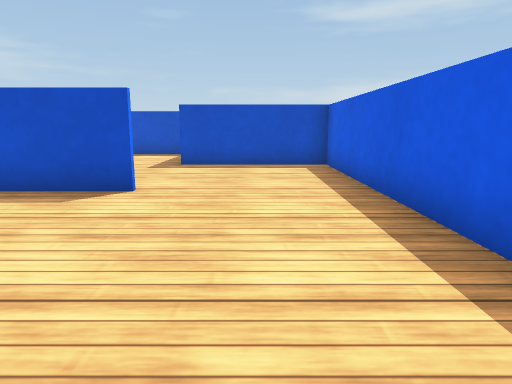
view 1 (above)

24 first-person views from a walk through a world built for the Webots simulator. The camera is 0.25 m above the floor, tilts 10° down and sees 70° across. The floor is counted in squares, 0.25 m on a side. Each view is taken from the middle of a square. On the plan, view 1 faces up. The plan holds only what a view shows up to about 13 squares ahead; the rest is blank. The robots in the file are not drawn. Webots' stock objects and surfaces are drawn as simple stand-ins.

view 2
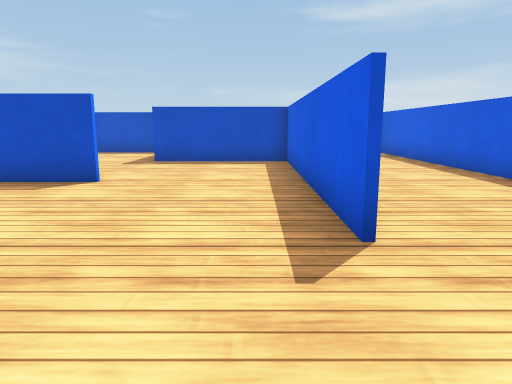

view 3
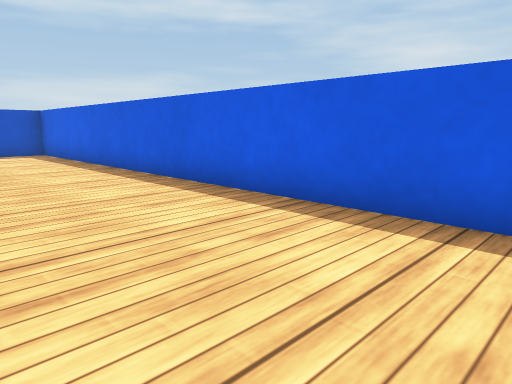

view 4
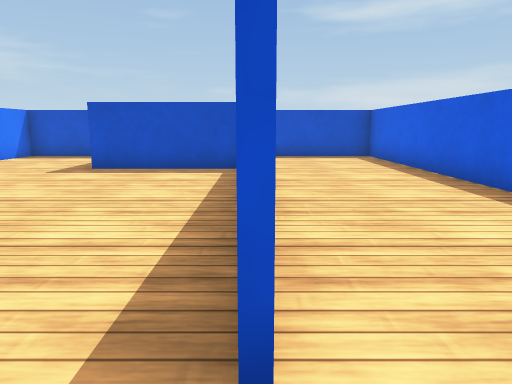

view 5
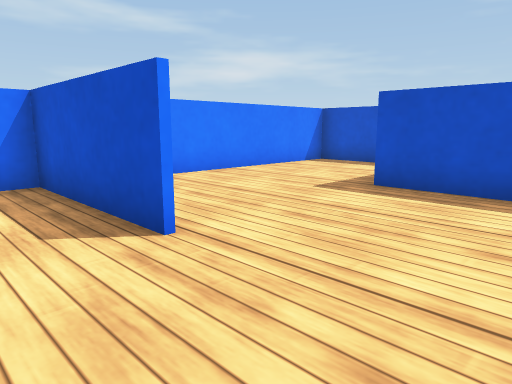

view 6
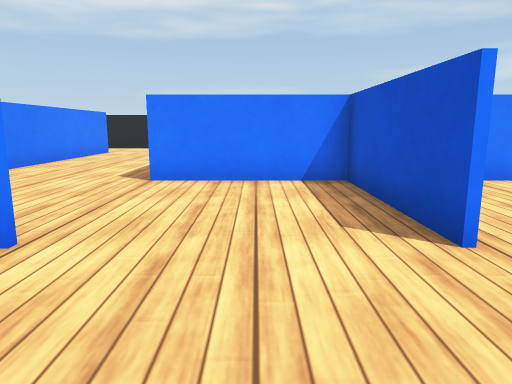

view 7
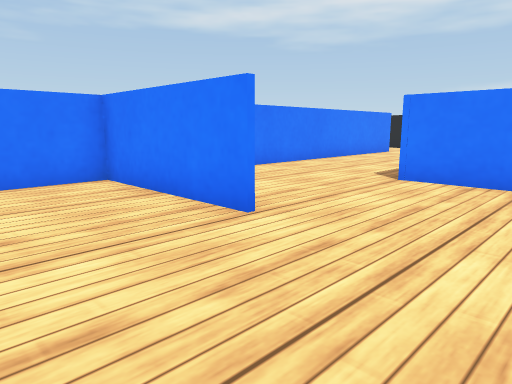

view 8
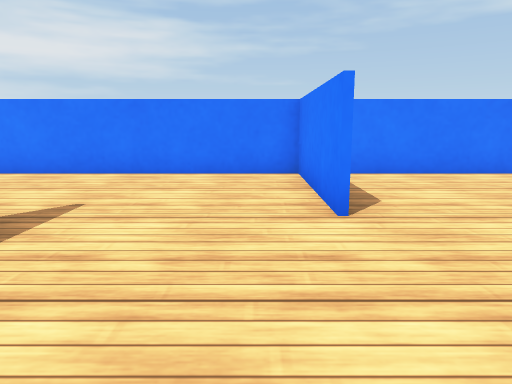

view 9
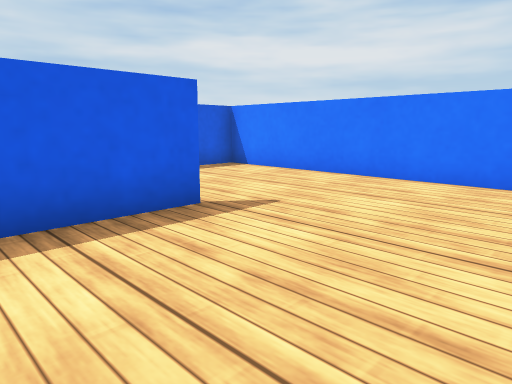

view 10
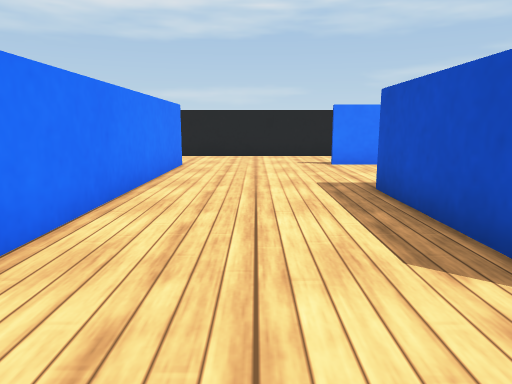

view 11
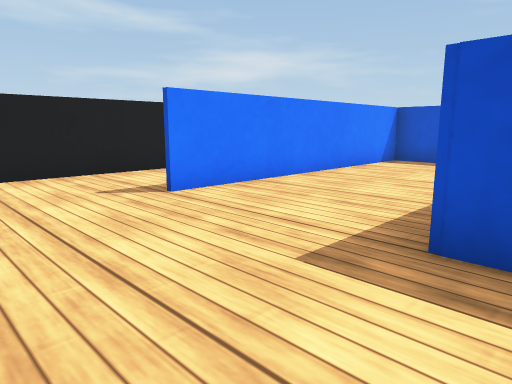

view 12
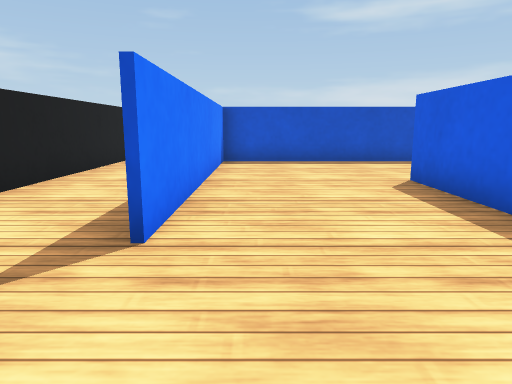

view 13
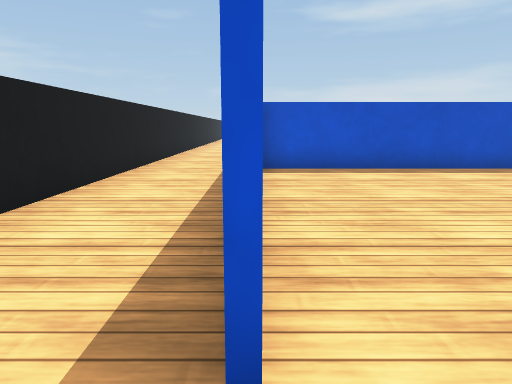

view 14
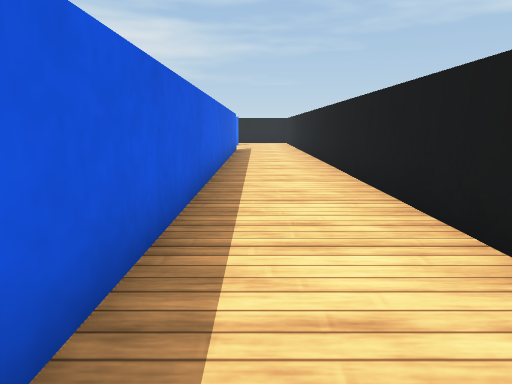

view 15
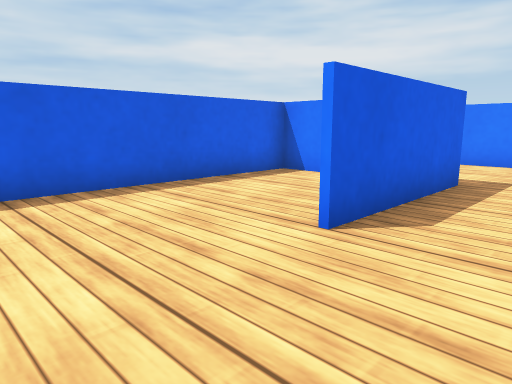

view 16
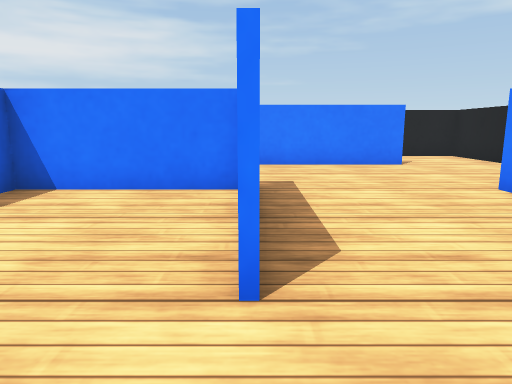

view 17
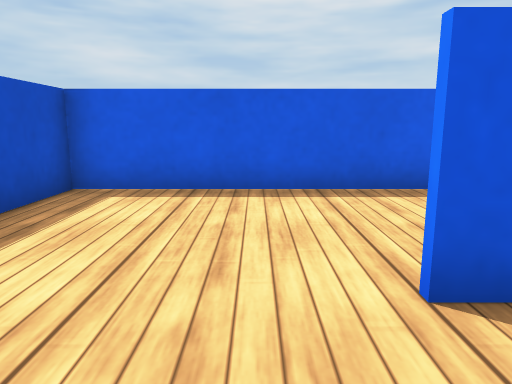

view 18
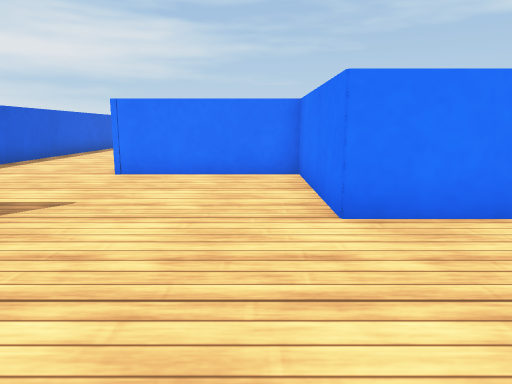

view 19
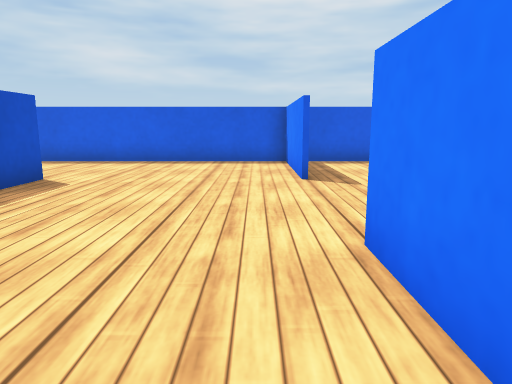

view 20
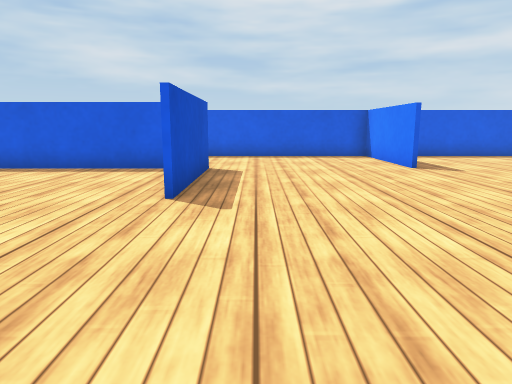

view 21
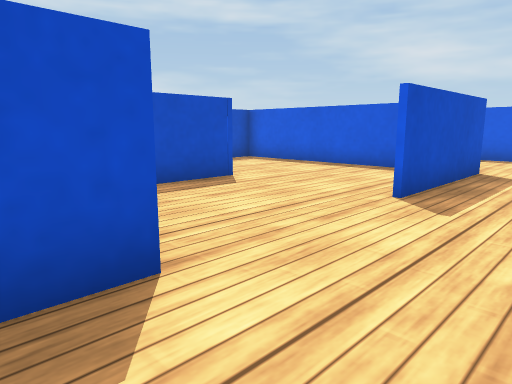

view 22
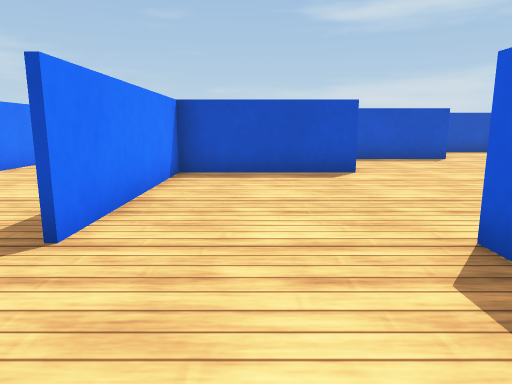

view 23
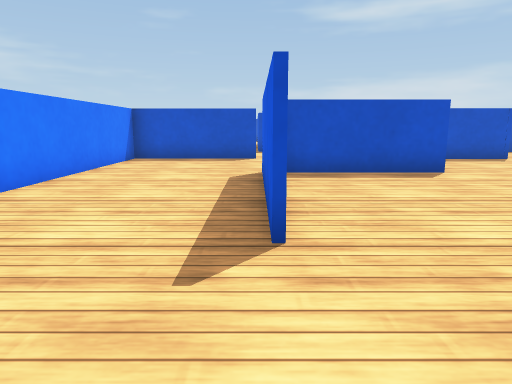

view 24
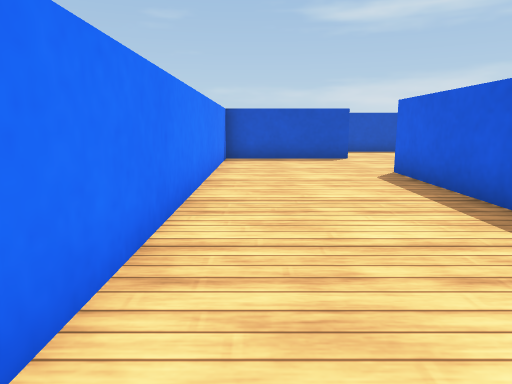

### Floor plan
Points are (right, up) in squares from view 1. A wall is a line through its corners. A room is listed if a view was taken in it or the views show most of it. See-through windows are left out.
Room 1 (views 1, 2, 3, 4, 5, 6, 7, 8)
walls: (-1.9, 2) (-1.9, -2) (2.5, -2); (1.9, 2) (1.9, 6.5)
ways out: opening at (-2, 3.5) to room 2; opening at (2, 0.5) to room 6; opening at (0, 6) to room 9
Room 2 (views 9, 10, 11, 12, 13, 14, 15, 16, 17)
walls: (-17, 16.2) (-17, -2.5); (-9.6, 10) (-14, 10) (-14, 2); (-14.1, 5.9) (-14.1, 17.9); (-6.6, 2) (-10, 2) (-10, 6); (-1.9, 5.7) (-5.9, 5.7) (-5.9, 1.9); (-14, -2) (-3, -2)
ways out: opening at (-2, 3.5) to room 1; opening at (-10, 7.5) to room 8; opening at (-15, -2)
Room 3 (views 18, 19)
walls: (2.1, 19.2) (-2, 19.2); (2, 14.1) (6.1, 14.1); (-3.9, 14.1) (-1.9, 14.1); (6, 14) (6, 21.5)
ways out: opening at (-6, 16.5) to room 4; opening at (0.5, 14) to room 6; opening at (-3.5, 19)
Room 4 (views 20, 21, 22)
walls: (-6.1, 13.6) (-6.1, 14.1); (-5.8, 19.2) (-9.7, 19.2) (-9.7, 14)
ways out: opening at (-6, 16.5) to room 3; opening at (-10, 12.5) to room 5
Room 5 (views 23, 24)
walls: (-9.9, 14) (-9.9, 19.4); (-9.9, 22.9) (-14, 22.9) (-14, 12.3)
ways out: opening at (-10, 12.5) to room 4; opening at (-10, 21)
Room 6 (no view inside)
walls: (6.1, 14) (2.6, 14); (-1.9, 14.1) (-1.9, 10.1) (2.1, 10.1); (2.5, -2) (6, -2) (6, 14)
ways out: opening at (2, 0.5) to room 1; opening at (0.5, 14) to room 3
Room 7 (no view inside)
walls: (-3.8, 14) (-5.9, 14) (-5.9, 8.3)
ways out: opening at (-2, 8) to room 9
Room 8 (no view inside)
walls: (-9.8, 2.1) (-6.1, 2.1) (-6.1, 10) (-9.6, 10)
ways out: opening at (-10, 7.5) to room 2
Room 9 (no view inside)
walls: (1.9, 6.5) (1.9, 10) (-2.1, 10)
ways out: opening at (0, 6) to room 1; opening at (-2, 8) to room 7

Where each view was taken, in squares from view 1:
view 1: 0 up, 0 right, facing up
view 2: 1 down, 1 right, facing up
view 3: 1 down, 2 right, facing up-right
view 4: 1 up, 2 right, facing up
view 5: 4 up, 1 right, facing up-left
view 6: 4 up, 1 right, facing left
view 7: 5 up, 1 right, facing down-left
view 8: 6 up, 1 left, facing down
view 9: 5 up, 2 left, facing down-right
view 10: 0 up, 4 left, facing left
view 11: 1 down, 9 left, facing up-left
view 12: 1 down, 13 left, facing up
view 13: 1 up, 14 left, facing up
view 14: 19 up, 15 left, facing down
view 15: 9 up, 12 left, facing down-right
view 16: 8 up, 10 left, facing down
view 17: 7 up, 12 left, facing right
view 18: 18 up, 1 left, facing down
view 19: 15 up, 5 left, facing right
view 20: 18 up, 7 left, facing right
view 21: 17 up, 7 left, facing up-right
view 22: 11 up, 8 left, facing up
view 23: 11 up, 10 left, facing up
view 24: 11 up, 13 left, facing up
